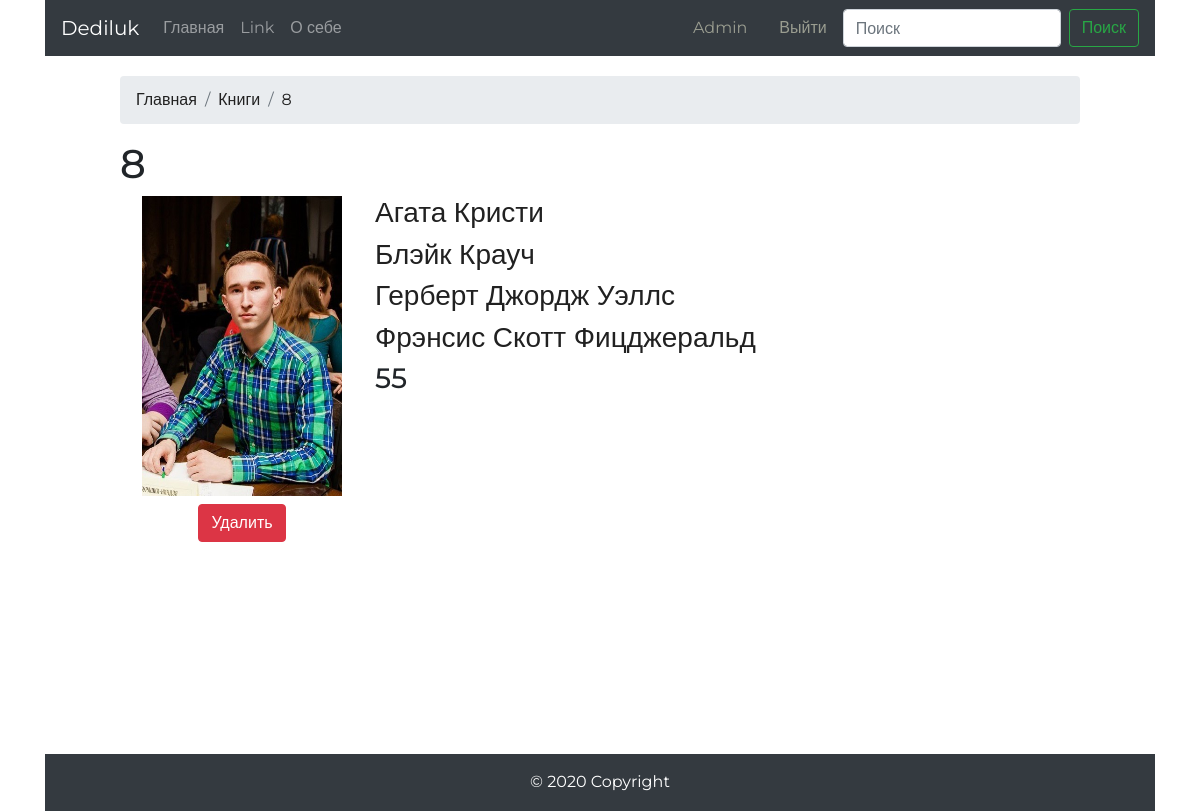
Screenshot of /mybooks/38/ (signed in) with the database file from the repository.
### mybooks/models.py (models this page shows, shortened)
class Book(models.Model):
    title = models.CharField('Название', max_length=150, blank=False)
    description = models.TextField('Описание')
    image = models.ImageField('Изображение', upload_to='book/')
    author_name = models.ManyToManyField(Author, verbose_name='Авторы', related_name="books_author")
    def Meta(self):
        verbose_name = 'Книга'
        verbose_name_plural = 'Книги'
    class Meta:
        ordering = ['title']

class Author(models.Model):
    name = models.CharField('Имя', max_length=150)
    image = models.ImageField('Изображение', upload_to='author/')
    def Meta(self):
        verbose_name = 'Автор'
        verbose_name_plural = 'Авторы'
    class Meta:
        ordering = ['name']

### mybooks/views.py (the view)
# urls.py: path('/<int:pk>/', BookDetail.as_view(), name='book_detail'),
class BookDetail(DetailView):
    model = Book
    template_name = 'mybooks/book_detail.html'

### templates/mybooks/book_detail.html (shortened to what this page needs)
{% extends "base.html" %}
{% block breadcrumbs %}
    <nav aria-label="breadcrumb">
      <ol class="breadcrumb">
        <li class="breadcrumb-item"><a href="{% url 'catalog:main_page'%}">Главная</a></li>
        <li class="breadcrumb-item"><a href="{% url 'mybooks:index' %}">Книги</a></li>
        <li class="breadcrumb-item active" aria-current="page"><a href="{% url 'mybooks:book_detail' book.id%}">{{book.title}}</a></li>
      </ol>
    </nav>
{% endblock %}
{% block content %}
<div class="book_detail">
    <h1>{{ book.title }}</h1>
    <div class="book_image_div">
        <img class='book_image' src="{{ book.image.url }}">
        {% if user.is_superuser%}
            <p class="delete_book"><a href="{% url 'mybooks:delete_book' book.id%}">
                <button type="button" class="btn btn-danger delete_book_button" onclick="return confirm('Вы уверены?');">Удалить</button></a></p>
        {% endif %}
    </div>
    <div class="book_description">
        {% for author in book.author_name.all %}
        <a href="{% url 'mybooks:author_detail' author.id %}"><h3 class="author_name">{{ author.name }}</h3></a>
        {% endfor %}
        <h3 class="book_description_description">{{ book.description }}</h3>
    </div>
</div>
{% endblock content %}

### templates/base.html (shortened to what this page needs)
<!doctype html>
<html lang="en">
{% load static %}
<head>
    <link rel="stylesheet" href="{% static '/css/bootstrap.css' %}">
    <link rel="stylesheet" href="{% static 'css/style.css' %}" type="text/css" media="all">
</head>
<body>
<div class="container">
    <nav class="navbar navbar-expand-lg navbar-dark bg-dark">
        <a class="navbar-brand" href="{% url 'catalog:main_page' %}">Dediluk</a>
        <div class="collapse navbar-collapse" id="navbarSupportedContent">
            <ul class="navbar-nav mr-auto">
                <li class= "nav-item">
                    <a class="nav-link" href="{% url 'catalog:main_page' %}">Главная <span class="sr-only">(current)</span></a>
                </li>
                <li class="nav-item">
                    <a class="nav-link" href="#">Link</a>
                </li>
                <li class="nav-item ">
                    <a class="nav-link" href="{% url 'catalog:about' %}">О себе</a>
                </li>
            </ul>
            {% if user.is_authenticated %}
                {% if user.is_superuser %}
                    <a class="nav-link nav-link-username" href="{% url 'admin:index' %}">{{user.get_username|title}}</a>
                {% else %}
                    <a class="nav-link nav-link-username" href="{% url 'catalog:about_user' user.get_username%}">{{user.get_username|title }}</a>
                {% endif %}
                <a class="nav-link nav-link-username" href="{% url 'logout' %}?next={{request.path}}">Выйти</a>
            {% else %}
                <a class="nav-link nav-link-username" href="{% url 'login' %}?next={{request.path}}">Войти</a>
            {% endif %}
            <form action="{% url 'mybooks:search_detail' %}"  class="form-inline my-2 my-lg-0" method="get">
                <input name='search' class="form-control mr-sm-2" type="search" placeholder="Поиск" aria-label="Search">
                <button class="btn btn-outline-success my-2 my-sm-0" type="submit">Поиск</button>
            </form>
        </div>
    </nav>
    <div class="content">
        {% block breadcrumbs %}{% endblock  %}
        {% block content %}
        {% endblock content %}
    </div>
    <div class="clr"></div>
</div>
<div class="footer">
        <footer class="page-footer font-small blue">
            <div class="footer-copyright text-center py-3">© 2020 Copyright
            </div>
        </footer>
    </div>
</body>
</html>

### static/css/style.css (style rules this page uses)
* { margin: 0; padding: 0; }
html,body { height: 100%; font-family: 'Montserrat', sans-serif; }
.container { width: 1366px; margin: 0 auto; position: relative; min-height: 100%; }
.content { box-sizing: border-box; padding-bottom: 100px; margin-left: 75px; margin-right: 75px; margin-top: 20px; }
.footer { color: white; martin-top:-100px; height: 57px; background-color: #343a40; background-color: #343a40; width: 1110px; margin: -46px auto; }
ul { list-style-type: none; }
.book_image, .author_image { height:300px; width: 200px; float: left; }
.book_image_div, .author_image_div { height:300px; width: 200px; float:left; margin-left: 22px; }
.book_description { margin-left: 255px; }
.nav-link-username { color: #9a9d90; }
.clr { height:55px; clear: both; }
.delete_book { text-align:center; }
.delete_book_button { margin-top: 8px; }

### rows the page displays
Book: title "8", image (picture), description "55"
Author: name "Агата Кристи"
Author: name "Блэйк Крауч"
Author: name "Герберт Джордж Уэллс"
Author: name "Фрэнсис Скотт Фицджеральд"

### other values shown
{{ user.get_username|title }} "Admin"
